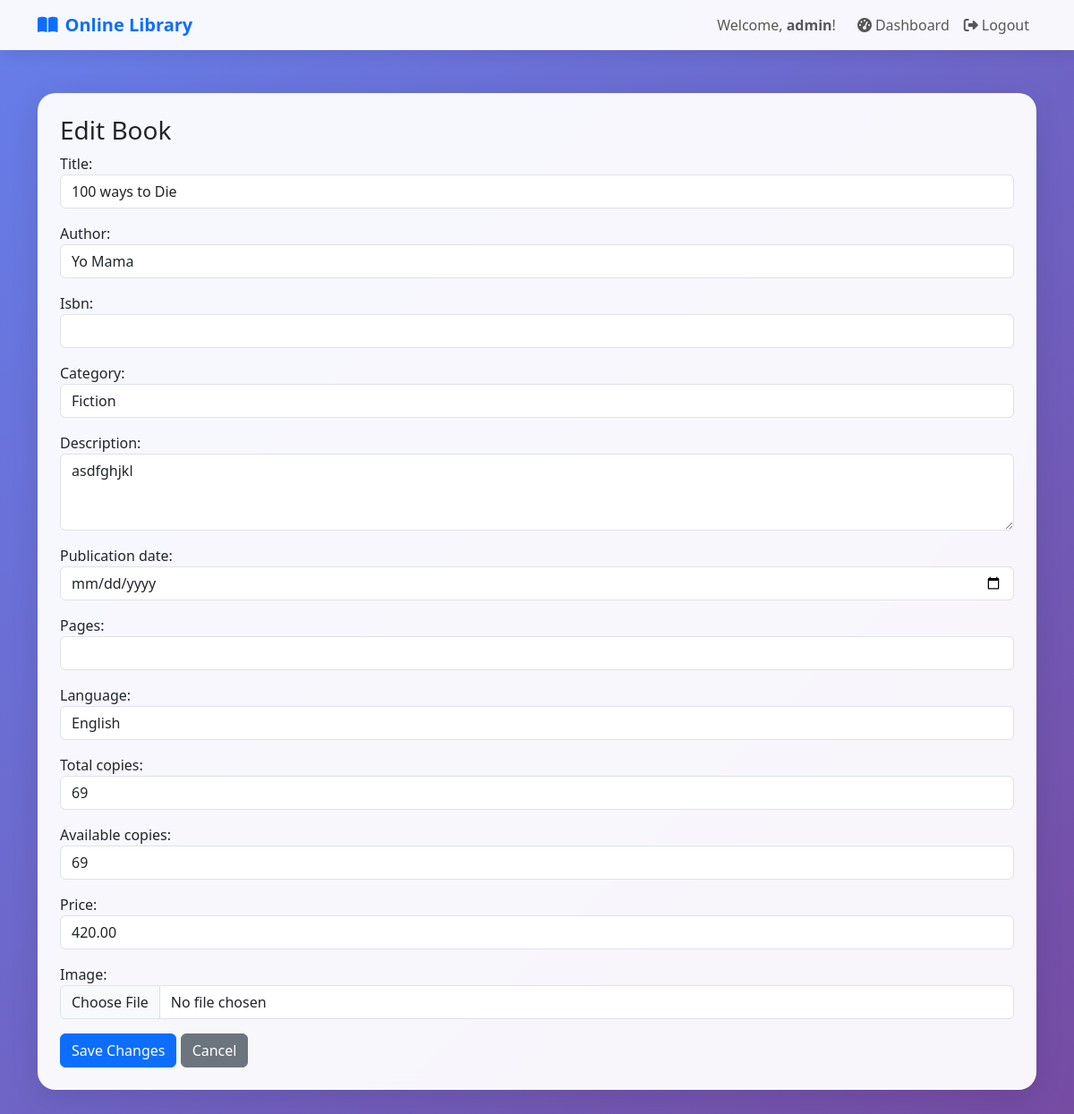
The page /dashboard/books/edit/15/ (signed in) on the database as committed earlier.
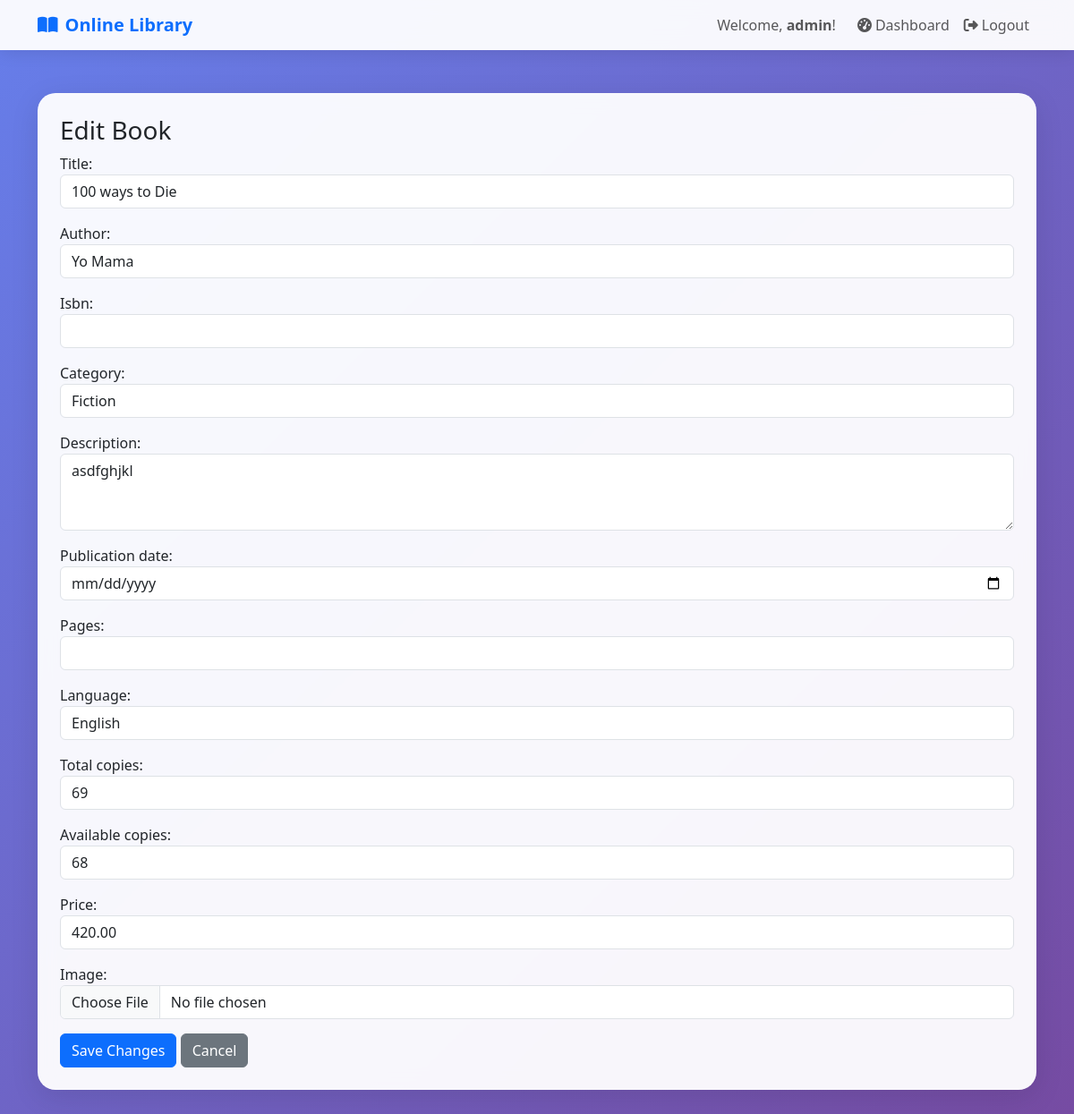
The same page on the database as committed later.
### catalog/models.py (models this page shows, shortened)
class Book(models.Model):
    CATEGORY_CHOICES = [
        ('Science', 'Science'),
        ('Fiction', 'Fiction'),
        ('Mathematics', 'Mathematics'),
        ('History', 'History'),
        ('DataScience','DataScience'),
    ]
    LANGUAGE_CHOICES = [
        ('English', 'English'),
        ('Spanish', 'Spanish'),
        ('French', 'French'),
        ('German', 'German'),
        ('Other', 'Other'),
    ]
    title = models.CharField(max_length=255)
    author = models.CharField(max_length=255)
    isbn = models.CharField(max_length=50, blank=True)
    category = models.CharField(max_length=50, choices=CATEGORY_CHOICES)
    description = models.TextField(blank=True, null=True)
    publication_date = models.DateField(null=True, blank=True)
    pages = models.IntegerField(null=True, blank=True)
    language = models.CharField(max_length=50, choices=LANGUAGE_CHOICES, default='English')
    price = models.DecimalField(max_digits=8, decimal_places=2, default=0)
    total_copies = models.IntegerField(default=1)
    available_copies = models.IntegerField(default=1)
    image = models.ImageField(upload_to='book_covers/', null=True, blank=True)
    created_at = models.DateTimeField(auto_now_add=True)
    updated_at = models.DateTimeField(auto_now=True)

### catalog/views.py (the view)
# urls.py: path("dashboard/books/edit/<int:book_id>/", views.edit_book, name="edit_book"),
@login_required
def edit_book(request, book_id):
    if not request.user.is_superuser and not (hasattr(request.user, 'role') and request.user.role == 'admin'):
        messages.error(request, "You don't have permission to edit books.")
        return redirect('dashboard')
    book = get_object_or_404(Book, id=book_id)
    if request.method == 'POST':
        form = BookForm(request.POST, instance=book)
        if form.is_valid():
            form.save()
            messages.success(request, f"Book '{book.title}' has been updated successfully.")
            return redirect('book_management')
    else:
        form = BookForm(instance=book)
    return render(request, 'catalog/edit_book.html', {'form': form, 'book': book})

### templates/catalog/edit_book.html (shortened to what this page needs)
{% extends "catalog/base.html" %}
{% block content %}
<div class="container py-5">
    <div class="glass-card p-4">
        <h3>Edit Book</h3>
        <form method="post" enctype="multipart/form-data">
            {{ form.as_p }}
            <button type="submit" class="btn btn-primary">Save Changes</button>
            <a href="javascript:history.back()" class="btn btn-secondary">Cancel</a>
        </form>
    </div>
</div>
{% endblock %}

Rows that differ between the two databases and show on the page:
changed Book "100 ways to Die": available_copies "69" → "68"
